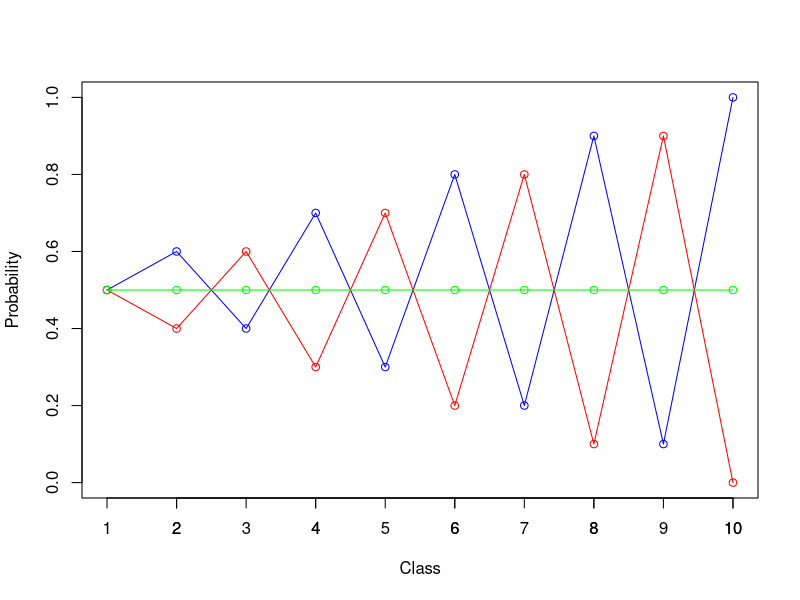
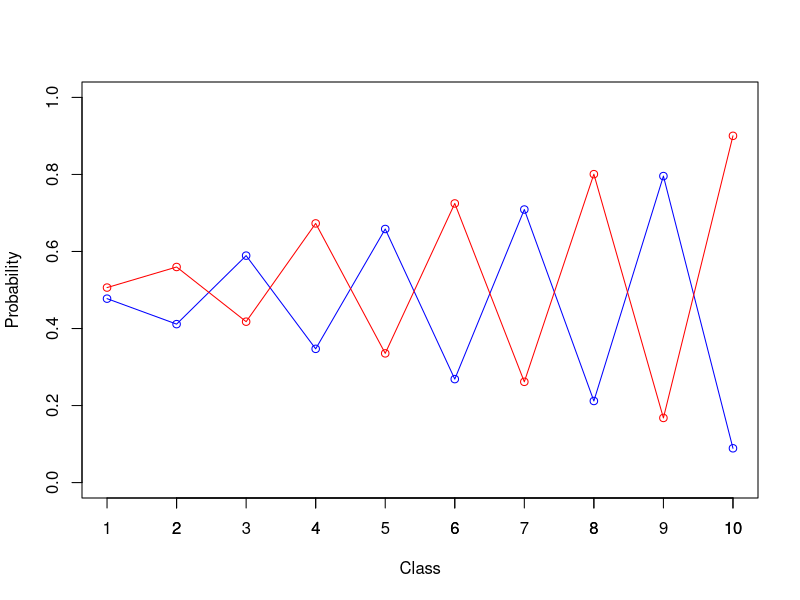
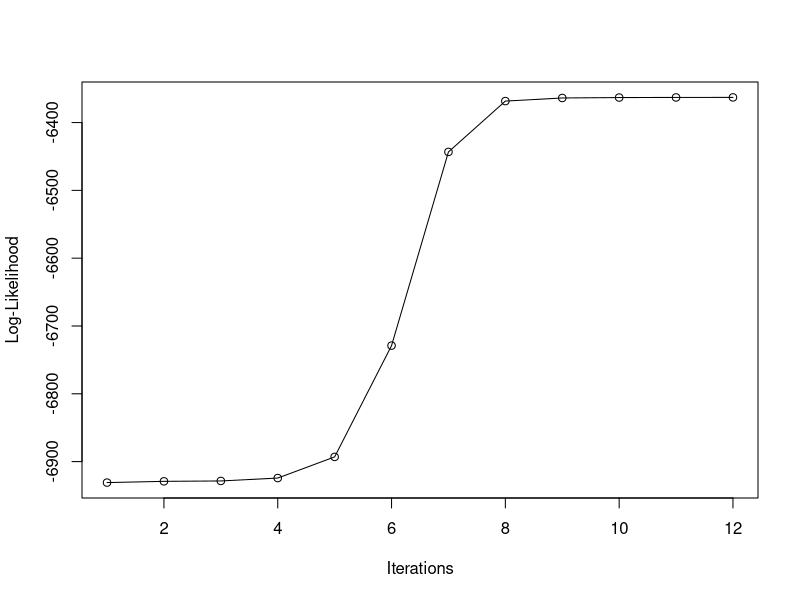
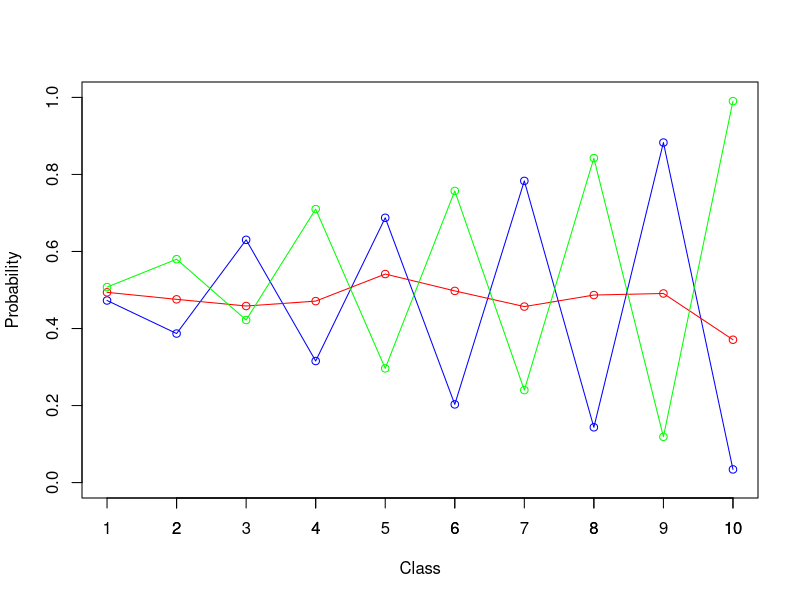
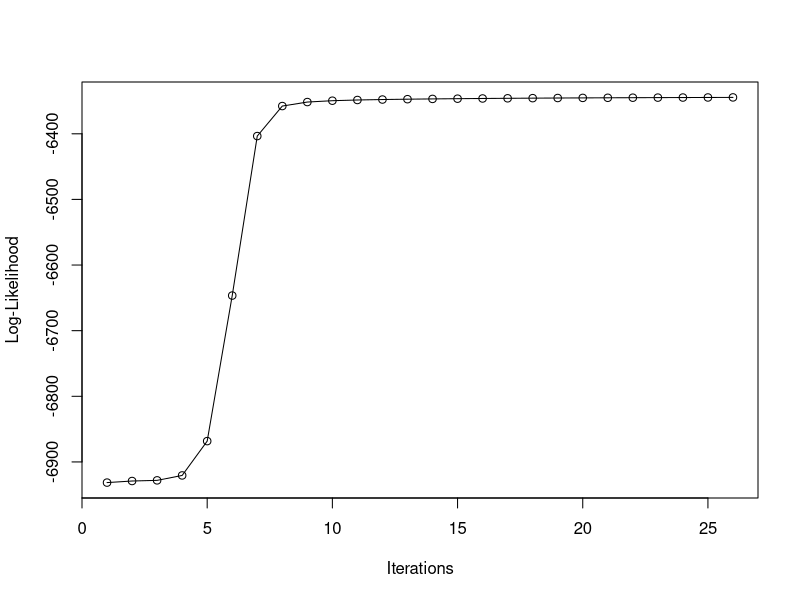
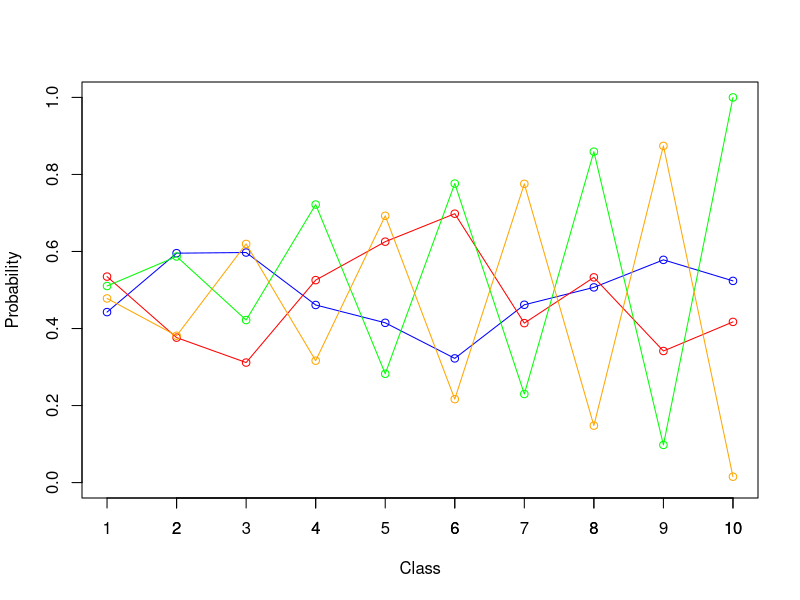
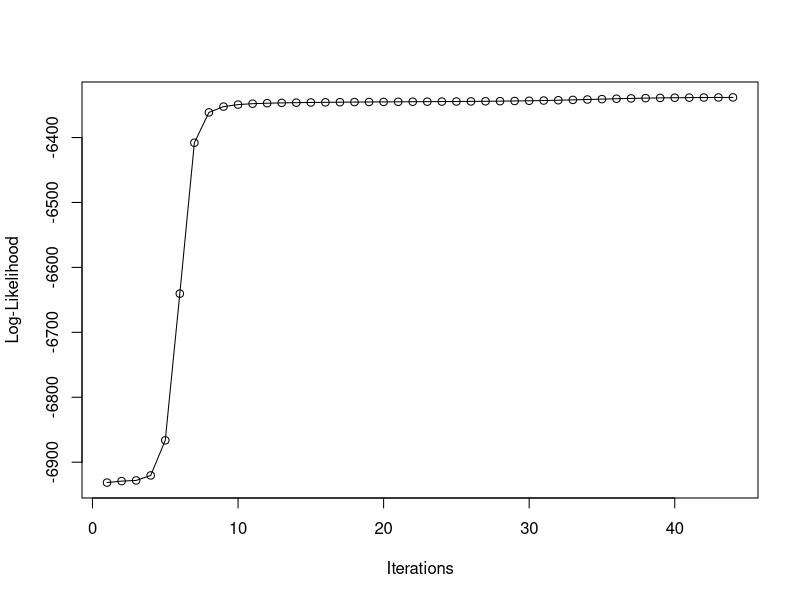

Write the R code that produced these figures, in order.
## ---- assign1b-init
x_given_mu <- function(x, mu) {
    x_mu <- matrix(1, nrow=nrow(x), ncol=nrow(mu))

    for (n in 1:N) {
        for (k in 1:K) {
            for (i in 1:D) {
                prob <-  mu[k, i]^x[n, i] * (1 - mu[k, i])^(1 - x[n, i])
                x_mu[n, k] <- x_mu[n, k] * prob
            }
        }
    }

    x_mu
}

expectation.step <- function(x, x_given_mu, pi) {
    z <- matrix(nrow=nrow(x), ncol=length(pi))

    for (n in 1:N) {
        denominator <- sum(pi * x_given_mu[n,])

        for (k in 1:K) {
            nominator <- pi[k] * x_given_mu[n, k]

            z[n, k] <- nominator / denominator
        }
    }

    z
}

loglikelihood <- function(x, x_given_mu, pi) {
    llik <- 0
    for (n in 1:N) {
        inner_summation <- 0
        for (k in 1:K) {
            inner_summation <- inner_summation + pi[k] * x_given_mu[n, k]
        }
        llik <- llik + log(inner_summation)
    }

    llik
}


maximization.step <- function(x, z) {
    pi <- vector(length=ncol(z))
    mu <- matrix(nrow=ncol(z), ncol=ncol(x))
    
    for (k in 1:K) {
        pi[k] <- sum(z[, k]) / nrow(x)
    }

    for (k in 1:K) {
        denominator <- sum(z[, k])
        for (i in 1:D) {
            nominator <- sum(x[, i] * z[, k])
            mu[k, i] <- nominator / denominator
        }
    }

    list(pi=pi, mu=mu)
}

EM <- function(N, D, K, max_it, min_change, true_pi, true_mu) {

    ## Producing the training data
    x <- matrix(nrow=N, ncol=D)

    for(n in 1:N) {
        k <- sample(1:3, 1, prob=true_pi)
        for(d in 1:D) {
            x[n, d] <- rbinom(1, 1, true_mu[k, d])
        }
    }

    z <- matrix(nrow=N, ncol=K) # fractional component assignments
    pi <- vector(length=K) # mixing coefficients
    mu <- matrix(nrow=K, ncol=D) # conditional distributions
    llik <- vector(length=max_it) # log likelihood of the EM iterations

    ## Random initialization of the paramters
    pi <- runif(K, 0.49, 0.51)
    pi <- pi / sum(pi)
    for(k in 1:K) {
        mu[k,] <- runif(D, 0.49, 0.51)
    }

    for(it in 1:max_it) {
        x_mu <- x_given_mu(x, mu)

        ## E-step: Computation of the fractional component assignments
        z <- expectation.step(x, x_mu, pi)

        ## Log likelihood computation.
        llik[it] <- loglikelihood(x, x_mu, pi)

        ## Stop if the lok likelihood has not changed significantly
        if (it > 1 && abs(llik[it] - llik[it-1]) < min_change) break

        ## M-step: ML parameter estimation from the data and fractional component assignments
        result <- maximization.step(x, z)
        pi <- result$pi
        mu <- result$mu
    }

    list(pi=pi, mu=mu, llik=llik, it=it)
}

max_it <- 100 # max number of EM iterations
min_change <- 0.1 # min change in log likelihood between two consecutive EM iterations

N <- 1000 # number of training points
D <- 10 # number of dimensions
K <- 3 # number of guessed components

## true mixing coefficients
true_pi <- vector(length=3)
true_pi <- c(1/3, 1/3, 1/3)

## true conditional distributions
true_mu <- matrix(nrow=3, ncol=D)
true_mu[1,] <- c(0.5, 0.6, 0.4, 0.7, 0.3, 0.8, 0.2, 0.9, 0.1, 1)
true_mu[2,] <- c(0.5, 0.4, 0.6, 0.3, 0.7, 0.2, 0.8, 0.1, 0.9, 0)
true_mu[3,] <- c(0.5, 0.5, 0.5, 0.5, 0.5, 0.5, 0.5, 0.5, 0.5, 0.5)
## ---- end-of-assign1b-init

## ----- assign1b-plot-truemu
plot(true_mu[1,], type="o", col="blue", ylim=c(0,1),
     xlab="Class", ylab="Probability")
axis(side=1, at=c(1:D))
points(true_mu[2,], type="o", col="red")
points(true_mu[3,], type="o", col="green")
## ----- end-of-assign1b-plot-truemu

## ---- assign1b-EM-K2
set.seed(1234567890)

K <- 2
result <- EM(N, D, K, max_it, min_change, true_pi, true_mu)
mu <- result$mu
pi <- result$pi
llik <- result$llik
it <- result$it
## ---- end-of-assign1b-EM-K2

## ----- assign1b-plot-estimatemu2
plot(mu[1,], type="o", col="blue", ylim=c(0,1),
     xlab="Class", ylab="Probability")
axis(side=1, at=c(1:D))
points(mu[2,], type="o", col="red")
## ----- end-of-assign1b-plot-estimatemu2

## ----- assign1b-plot-llik2
plot(llik[1:it], type="o", xlab="Iterations",
     ylab="Log-Likelihood")
## ----- end-of-assign1b-plot-llik2

## ---- assign1b-EM-K3
set.seed(1234567890)

K <- 3
result <- EM(N, D, K, max_it, min_change, true_pi, true_mu)
mu <- result$mu
pi <- result$pi
llik <- result$llik
it <- result$it
## ---- end-of-assign1b-EM-K3

## ----- assign1b-plot-estimatemu3
plot(mu[1,], type="o", col="blue", ylim=c(0,1),
     xlab="Class", ylab="Probability")
axis(side=1, at=c(1:D))
points(mu[2,], type="o", col="red")
points(mu[3,], type="o", col="green")
## ----- end-of-assign1b-plot-estimatemu3

## ----- assign1b-plot-llik3
plot(llik[1:it], type="o", xlab="Iterations",
     ylab="Log-Likelihood")
## ----- end-of-assign1b-plot-llik3

## ---- assign1b-EM-K4
set.seed(1234567890)

K <- 4
result <- EM(N, D, K, max_it, min_change, true_pi, true_mu)
mu <- result$mu
pi <- result$pi
llik <- result$llik
it <- result$it
## ---- end-of-assign1b-EM-K4

## ----- assign1b-plot-estimatemu4
plot(mu[1,], type="o", col="blue", ylim=c(0,1),
     xlab="Class", ylab="Probability")
axis(side=1, at=c(1:D))
points(mu[2,], type="o", col="red")
points(mu[3,], type="o", col="green")
points(mu[4,], type="o", col="orange")
## ----- end-of-assign1b-plot-estimatemu4

## ----- assign1b-plot-llik4
plot(llik[1:it], type="o", xlab="Iterations",
     ylab="Log-Likelihood")
## ----- end-of-assign1b-plot-llik4

